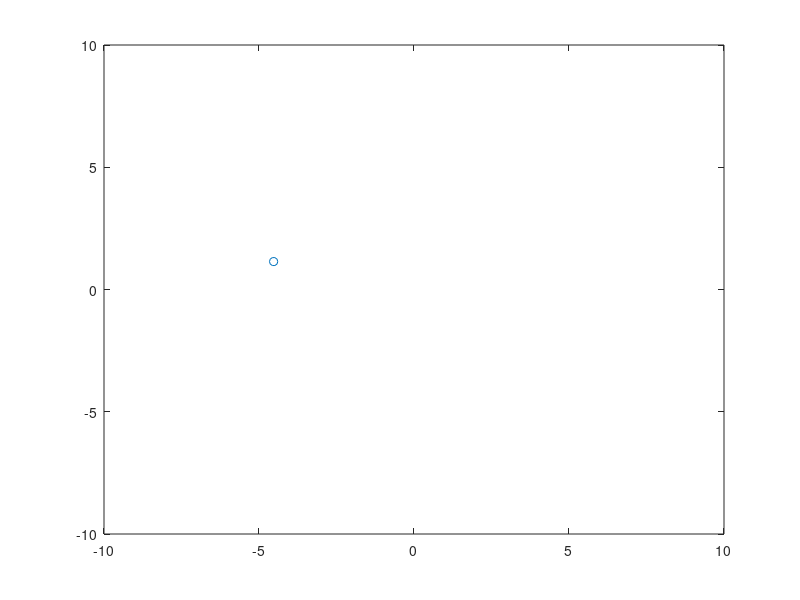

Source code (MATLAB): (Note: this script raises an error after producing the figure.)
%%
% Plot 3D Gradient Descent example
%%

clear all;
close all;

addpath('../optimizer');

f = @(x, y) 4*x.^2 - 4*x.*y + 2*y.^2;
t = linspace(-10, 10, 100)
[X, Y] = meshgrid(t, t);
Z = f(X, Y);
%surf(X, Y, Z);
contour(X, Y, Z);
hold on;

lambda = 0.3;
eps = 0.01;
a = 0.1;
x = rand(1)*20 - 10;
y = rand(1)*20 - 10;
k = 0;

for k_ = 1:100
    fprintf("%d: x=%f, y=%f, z=%f\n", k, x, y, f(x, y));
    scatter3(x, y, f(x, y), 'ro');
    
    [fin, k, xn, yn] = SGD3(f, x, y, a, k, eps, lambda);
    if fin
        break
    end
    
    scatter3(xn, yn, f(xn, yn), 'ro');
    plot3([x, xn], [y, yn], [f(x, y), f(xn, yn)], 'r-');
    drawnow;
    x = xn;
    y = yn;
end
